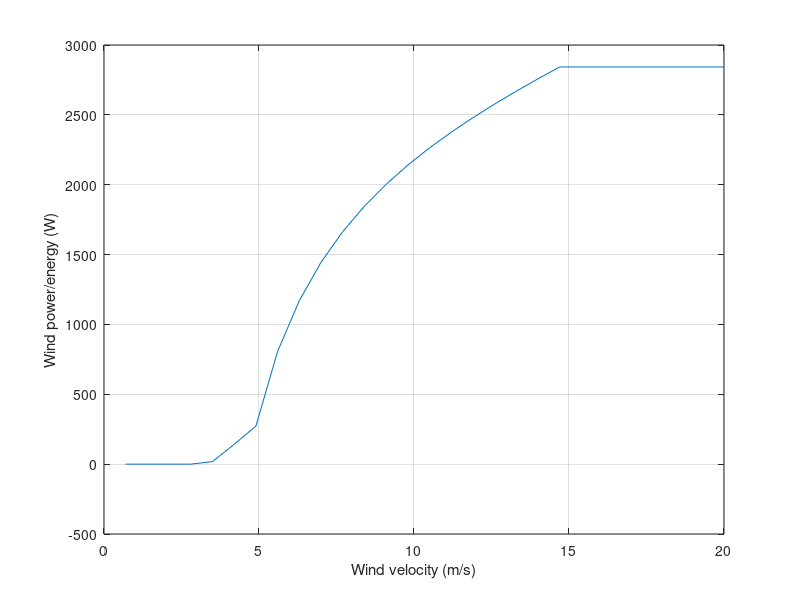

Recreate this plot in MATLAB.

%Entrees

beta=0.0349; %angle de calage en rad
Vinf=0:0.7:15; %variation de la vitesse du vent en m/s
R=5; %distance min de du centre de rotor en m
r=1.25; %distance min de du centre de rotor en m
B=2; %nombre de pale
om=7.5; %vitesse de rotation en rad/s
eps=10^(-6); %precision
cl=0.6; %coef de portance
cd=0.07; %coef de trainee
rho=1.2; %masse volumique de l'air

%discretisation de la pale en 400elements
ri=linspace(r,R,200); 
h=(5-1.25)/400;


n=length(Vinf);
m=length(ri);

sigma=zeros(n);
Phi=zeros(m,n);
c=zeros(m); %corde
s=zeros(m); %surface

alpha=zeros(m,n); %angle d'attaque
w=zeros(m,n); %vitesse relative
cpe=zeros(m,n); %coef de puissance pour un element
cptot=zeros(1,n); %coef de puissance globale
Pmax=zeros(1,n);
Ptot=zeros(1,n); %puissance totale

%Initialisation
a1=0.3*ones(m,n);
a2=zeros(m,n);
temp=[]; %var temporaire


%calcul élémentaire
for j=1:n
    a1=0.3*ones(m,n);
    a2=zeros(m,n);
    for i=1:m
        c(i)=0.864-0.1016*ri(i);
        s(i)=0.0375*c(i);
        sigma(i)=(B*c(i))/(2*pi*ri(i));
        temp(1)=0;
        temp(2)=0.3;
        while (abs(a1(i,j)-temp(1))>eps && abs(a2(i,j)-temp(2))>eps) 
         Phi(i,j)=atan((Vinf(j)*(1-a1(i,j)))/((om*ri(i))*(1+a2(i,j))));
         w(i,j)=sqrt(((Vinf(j)*(1-a1(i,j)))^2)+(ri(i)*om*(1+a2(i,j)))^2);
         alpha(i,j)=(Phi(i,j)-beta)*57.2958;
         temp(1)=a1(i,j);
         temp(2)=a2(i,j);
        a1(i,j)=(1+((4*(sin(Phi(i,j))^2)/(sigma(i)*(cl*cos(Phi(i,j))+cd*sin(Phi(i,j)))))))^(-1);
        a2(i,j)=(-1+((4*(sin(Phi(i,j))*cos(Phi(i,j)))/(sigma(i)*(-cd*cos(Phi(i,j))+cl*sin(Phi(i,j)))))))^(-1);
        end

        cpe(i,j)=8*((Vinf(j)*R)^(-2))*(om^2)*(1-a1(i,j))*a2(i,j)*(ri(i)^3);
    end
end

ri=transpose(ri);

%calcul de l'integrale des éléments par la méthode de trapezes
for j=1:n
   cptot(1,j)=B*trapz(ri(:,1),cpe(:,j));
end

%cptot(10)=0.12;

for j=1:n
Pmax(j)=2*0.5*pi*rho*(R^2)*(Vinf(j))^2;
end 

%calcul de la puissance totale
for j=1:n
    Ptot(j)=cptot(j)*Pmax(j);
end

 %plot(Vinf,cptot)
 i=0;
 for V=15:0.1:20
     i=i+1;
     Ptot(i+22)=Ptot(22);
     Vinf(i+22)=V;
 end
 

plot(Vinf,Ptot)
grid on
xlabel('Wind velocity (m/s)')
ylabel('Wind power/energy (W)')
